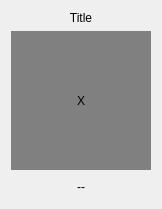
<?xml version="1.0" encoding="UTF-8"?>
<ui version="4.0">
 <class>ThumbImageWidget</class>
 <widget class="QWidget" name="ThumbImageWidget">
  <property name="geometry">
   <rect>
    <x>0</x>
    <y>0</y>
    <width>162</width>
    <height>209</height>
   </rect>
  </property>
  <property name="windowTitle">
   <string>Form</string>
  </property>
  <layout class="QGridLayout" name="gridLayout">
   <item row="0" column="0" colspan="4">
    <widget class="QLabel" name="titleLabel">
     <property name="sizePolicy">
      <sizepolicy hsizetype="Preferred" vsizetype="Maximum">
       <horstretch>0</horstretch>
       <verstretch>0</verstretch>
      </sizepolicy>
     </property>
     <property name="maximumSize">
      <size>
       <width>16777215</width>
       <height>22</height>
      </size>
     </property>
     <property name="text">
      <string>Title</string>
     </property>
     <property name="alignment">
      <set>Qt::AlignCenter</set>
     </property>
    </widget>
   </item>
   <item row="5" column="0">
    <widget class="QPushButton" name="rotateCCWButton">
     <property name="sizePolicy">
      <sizepolicy hsizetype="Fixed" vsizetype="Fixed">
       <horstretch>0</horstretch>
       <verstretch>0</verstretch>
      </sizepolicy>
     </property>
     <property name="minimumSize">
      <size>
       <width>20</width>
       <height>22</height>
      </size>
     </property>
     <property name="maximumSize">
      <size>
       <width>22</width>
       <height>22</height>
      </size>
     </property>
     <property name="toolTip">
      <string>Rotate ClockWise</string>
     </property>
     <property name="text">
      <string/>
     </property>
     <property name="icon">
      <iconset resource="../ema.qrc">
       <normaloff>:/icons/icons/16x16/object-rotate-right.png</normaloff>:/icons/icons/16x16/object-rotate-right.png</iconset>
     </property>
     <property name="shortcut">
      <string>[</string>
     </property>
     <property name="flat">
      <bool>true</bool>
     </property>
    </widget>
   </item>
   <item row="5" column="1" colspan="2">
    <widget class="QLabel" name="infoLabel">
     <property name="toolTip">
      <string>Information</string>
     </property>
     <property name="text">
      <string>--</string>
     </property>
     <property name="alignment">
      <set>Qt::AlignCenter</set>
     </property>
    </widget>
   </item>
   <item row="5" column="3">
    <widget class="QPushButton" name="rotateCWButton">
     <property name="sizePolicy">
      <sizepolicy hsizetype="Fixed" vsizetype="Fixed">
       <horstretch>0</horstretch>
       <verstretch>0</verstretch>
      </sizepolicy>
     </property>
     <property name="maximumSize">
      <size>
       <width>22</width>
       <height>22</height>
      </size>
     </property>
     <property name="baseSize">
      <size>
       <width>22</width>
       <height>22</height>
      </size>
     </property>
     <property name="toolTip">
      <string>Rotate Counter-ClockWise</string>
     </property>
     <property name="text">
      <string/>
     </property>
     <property name="icon">
      <iconset resource="../ema.qrc">
       <normaloff>:/icons/icons/16x16/object-rotate-left.png</normaloff>:/icons/icons/16x16/object-rotate-left.png</iconset>
     </property>
     <property name="shortcut">
      <string>]</string>
     </property>
     <property name="flat">
      <bool>true</bool>
     </property>
    </widget>
   </item>
   <item row="4" column="0" colspan="4">
    <widget class="QLabel" name="globalImageLabel">
     <property name="sizePolicy">
      <sizepolicy hsizetype="Expanding" vsizetype="Expanding">
       <horstretch>0</horstretch>
       <verstretch>0</verstretch>
      </sizepolicy>
     </property>
     <property name="styleSheet">
      <string notr="true">background-color: rgb(128, 128, 128);</string>
     </property>
     <property name="text">
      <string>X</string>
     </property>
     <property name="alignment">
      <set>Qt::AlignCenter</set>
     </property>
    </widget>
   </item>
  </layout>
  <widget class="QLabel" name="starsLabel">
   <property name="geometry">
    <rect>
     <x>81</x>
     <y>118</y>
     <width>16</width>
     <height>16</height>
    </rect>
   </property>
   <property name="text">
    <string/>
   </property>
  </widget>
 </widget>
 <resources>
  <include location="../ema.qrc"/>
 </resources>
 <connections/>
</ui>
